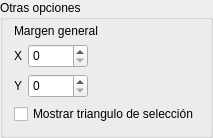
                <widget class="QGroupBox" name="groupBox_9">
                 <property name="title">
                  <string>Otras opciones</string>
                 </property>
                 <layout class="QFormLayout" name="formLayout_3">
                  <property name="topMargin">
                   <number>4</number>
                  </property>
                  <item row="0" column="0" colspan="2">
                   <widget class="QLabel" name="label_4">
                    <property name="text">
                     <string>Margen general</string>
                    </property>
                   </widget>
                  </item>
                  <item row="1" column="0">
                   <layout class="QHBoxLayout" name="horizontalLayout_15" stretch="0,0">
                    <item>
                     <widget class="QLabel" name="label_19">
                      <property name="text">
                       <string>X</string>
                      </property>
                     </widget>
                    </item>
                    <item>
                     <widget class="QSpinBox" name="spinBox_PicFlowMarginX">
                      <property name="minimumSize">
                       <size>
                        <width>60</width>
                        <height>24</height>
                       </size>
                      </property>
                      <property name="maximumSize">
                       <size>
                        <width>60</width>
                        <height>16777215</height>
                       </size>
                      </property>
                      <property name="maximum">
                       <number>500</number>
                      </property>
                     </widget>
                    </item>
                   </layout>
                  </item>
                  <item row="2" column="0">
                   <layout class="QHBoxLayout" name="horizontalLayout_21" stretch="0,0">
                    <item>
                     <widget class="QLabel" name="label_20">
                      <property name="text">
                       <string>Y</string>
                      </property>
                     </widget>
                    </item>
                    <item>
                     <widget class="QSpinBox" name="spinBox_PicFlowMarginY">
                      <property name="minimumSize">
                       <size>
                        <width>60</width>
                        <height>24</height>
                       </size>
                      </property>
                      <property name="maximumSize">
                       <size>
                        <width>60</width>
                        <height>16777215</height>
                       </size>
                      </property>
                      <property name="maximum">
                       <number>500</number>
                      </property>
                     </widget>
                    </item>
                   </layout>
                  </item>
                  <item row="3" column="0" colspan="2">
                   <widget class="QCheckBox" name="chkPicFlowShowTriangle">
                    <property name="text">
                     <string>Mostrar triangulo de selección</string>
                    </property>
                   </widget>
                  </item>
                 </layout>
                </widget>
